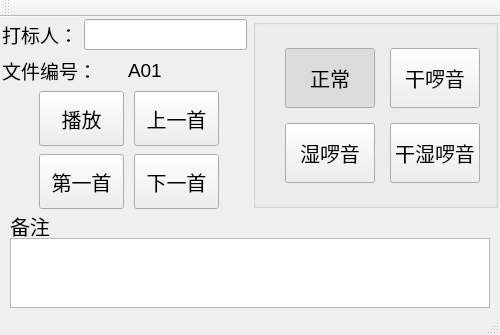
<?xml version="1.0" encoding="UTF-8"?>
<ui version="4.0">
 <class>CheckSystem</class>
 <widget class="QMainWindow" name="CheckSystem">
  <property name="geometry">
   <rect>
    <x>0</x>
    <y>0</y>
    <width>500</width>
    <height>335</height>
   </rect>
  </property>
  <property name="minimumSize">
   <size>
    <width>500</width>
    <height>335</height>
   </size>
  </property>
  <property name="maximumSize">
   <size>
    <width>500</width>
    <height>344</height>
   </size>
  </property>
  <property name="font">
   <font>
    <pointsize>13</pointsize>
   </font>
  </property>
  <property name="windowTitle">
   <string>CheckSystem</string>
  </property>
  <widget class="QWidget" name="centralWidget">
   <layout class="QVBoxLayout" name="verticalLayout_3">
    <property name="spacing">
     <number>5</number>
    </property>
    <property name="leftMargin">
     <number>2</number>
    </property>
    <property name="topMargin">
     <number>2</number>
    </property>
    <property name="rightMargin">
     <number>2</number>
    </property>
    <property name="bottomMargin">
     <number>2</number>
    </property>
    <item>
     <layout class="QHBoxLayout" name="horizontalLayout" stretch="1,1">
      <item>
       <layout class="QVBoxLayout" name="verticalLayout">
        <item>
         <layout class="QHBoxLayout" name="horizontalLayout_2">
          <item>
           <widget class="QLabel" name="label">
            <property name="font">
             <font>
              <pointsize>14</pointsize>
             </font>
            </property>
            <property name="text">
             <string>打标人：</string>
            </property>
           </widget>
          </item>
          <item>
           <widget class="QLineEdit" name="name_lineEdit">
            <property name="font">
             <font>
              <pointsize>14</pointsize>
             </font>
            </property>
            <property name="text">
             <string/>
            </property>
           </widget>
          </item>
         </layout>
        </item>
        <item>
         <layout class="QHBoxLayout" name="horizontalLayout_3">
          <item>
           <widget class="QLabel" name="label_2">
            <property name="font">
             <font>
              <pointsize>14</pointsize>
             </font>
            </property>
            <property name="text">
             <string>文件编号：</string>
            </property>
           </widget>
          </item>
          <item>
           <widget class="QLabel" name="id_label">
            <property name="font">
             <font>
              <pointsize>14</pointsize>
             </font>
            </property>
            <property name="text">
             <string>A01</string>
            </property>
           </widget>
          </item>
         </layout>
        </item>
        <item>
         <layout class="QFormLayout" name="formLayout_2">
          <property name="labelAlignment">
           <set>Qt::AlignCenter</set>
          </property>
          <property name="formAlignment">
           <set>Qt::AlignHCenter|Qt::AlignTop</set>
          </property>
          <property name="horizontalSpacing">
           <number>10</number>
          </property>
          <property name="verticalSpacing">
           <number>10</number>
          </property>
          <item row="0" column="0">
           <widget class="QPushButton" name="play_btn">
            <property name="minimumSize">
             <size>
              <width>85</width>
              <height>55</height>
             </size>
            </property>
            <property name="maximumSize">
             <size>
              <width>85</width>
              <height>55</height>
             </size>
            </property>
            <property name="font">
             <font>
              <pointsize>15</pointsize>
             </font>
            </property>
            <property name="text">
             <string>播放</string>
            </property>
           </widget>
          </item>
          <item row="1" column="0">
           <widget class="QPushButton" name="head_btn">
            <property name="minimumSize">
             <size>
              <width>85</width>
              <height>55</height>
             </size>
            </property>
            <property name="maximumSize">
             <size>
              <width>85</width>
              <height>55</height>
             </size>
            </property>
            <property name="font">
             <font>
              <pointsize>15</pointsize>
             </font>
            </property>
            <property name="text">
             <string>第一首</string>
            </property>
           </widget>
          </item>
          <item row="1" column="1">
           <widget class="QPushButton" name="next_btn">
            <property name="minimumSize">
             <size>
              <width>85</width>
              <height>55</height>
             </size>
            </property>
            <property name="maximumSize">
             <size>
              <width>85</width>
              <height>55</height>
             </size>
            </property>
            <property name="font">
             <font>
              <pointsize>15</pointsize>
             </font>
            </property>
            <property name="text">
             <string>下一首</string>
            </property>
           </widget>
          </item>
          <item row="0" column="1">
           <widget class="QPushButton" name="pre_btn">
            <property name="minimumSize">
             <size>
              <width>85</width>
              <height>55</height>
             </size>
            </property>
            <property name="maximumSize">
             <size>
              <width>85</width>
              <height>55</height>
             </size>
            </property>
            <property name="font">
             <font>
              <pointsize>15</pointsize>
             </font>
            </property>
            <property name="text">
             <string>上一首</string>
            </property>
           </widget>
          </item>
         </layout>
        </item>
       </layout>
      </item>
      <item>
       <widget class="ButtonGroup" name="buttonGroup">
        <property name="alignment">
         <set>Qt::AlignCenter</set>
        </property>
        <property name="flat">
         <bool>false</bool>
        </property>
        <property name="checkable">
         <bool>false</bool>
        </property>
        <property name="exclusive" stdset="0">
         <bool>true</bool>
        </property>
        <layout class="QFormLayout" name="formLayout">
         <property name="labelAlignment">
          <set>Qt::AlignCenter</set>
         </property>
         <property name="formAlignment">
          <set>Qt::AlignCenter</set>
         </property>
         <property name="horizontalSpacing">
          <number>15</number>
         </property>
         <property name="verticalSpacing">
          <number>15</number>
         </property>
         <property name="leftMargin">
          <number>0</number>
         </property>
         <property name="topMargin">
          <number>0</number>
         </property>
         <property name="rightMargin">
          <number>0</number>
         </property>
         <property name="bottomMargin">
          <number>0</number>
         </property>
         <item row="0" column="0">
          <widget class="QPushButton" name="normal_btn">
           <property name="minimumSize">
            <size>
             <width>90</width>
             <height>60</height>
            </size>
           </property>
           <property name="maximumSize">
            <size>
             <width>90</width>
             <height>60</height>
            </size>
           </property>
           <property name="font">
            <font>
             <pointsize>15</pointsize>
            </font>
           </property>
           <property name="text">
            <string>正常</string>
           </property>
           <property name="checkable">
            <bool>true</bool>
           </property>
           <property name="checked">
            <bool>true</bool>
           </property>
          </widget>
         </item>
         <item row="0" column="1">
          <widget class="QPushButton" name="dry_btn">
           <property name="minimumSize">
            <size>
             <width>90</width>
             <height>60</height>
            </size>
           </property>
           <property name="maximumSize">
            <size>
             <width>90</width>
             <height>60</height>
            </size>
           </property>
           <property name="font">
            <font>
             <pointsize>15</pointsize>
            </font>
           </property>
           <property name="text">
            <string>干啰音</string>
           </property>
           <property name="checkable">
            <bool>true</bool>
           </property>
          </widget>
         </item>
         <item row="1" column="0">
          <widget class="QPushButton" name="wey_btn">
           <property name="minimumSize">
            <size>
             <width>90</width>
             <height>60</height>
            </size>
           </property>
           <property name="maximumSize">
            <size>
             <width>90</width>
             <height>60</height>
            </size>
           </property>
           <property name="font">
            <font>
             <pointsize>15</pointsize>
            </font>
           </property>
           <property name="text">
            <string>湿啰音</string>
           </property>
           <property name="checkable">
            <bool>true</bool>
           </property>
          </widget>
         </item>
         <item row="1" column="1">
          <widget class="QPushButton" name="dry_and_wet_btn">
           <property name="minimumSize">
            <size>
             <width>90</width>
             <height>60</height>
            </size>
           </property>
           <property name="maximumSize">
            <size>
             <width>90</width>
             <height>60</height>
            </size>
           </property>
           <property name="font">
            <font>
             <pointsize>15</pointsize>
            </font>
           </property>
           <property name="text">
            <string>干湿啰音</string>
           </property>
           <property name="checkable">
            <bool>true</bool>
           </property>
          </widget>
         </item>
        </layout>
       </widget>
      </item>
     </layout>
    </item>
    <item>
     <layout class="QVBoxLayout" name="verticalLayout_2">
      <property name="spacing">
       <number>0</number>
      </property>
      <property name="leftMargin">
       <number>8</number>
      </property>
      <property name="rightMargin">
       <number>8</number>
      </property>
      <item>
       <widget class="QLabel" name="label_3">
        <property name="maximumSize">
         <size>
          <width>16777215</width>
          <height>25</height>
         </size>
        </property>
        <property name="font">
         <font>
          <pointsize>15</pointsize>
         </font>
        </property>
        <property name="text">
         <string>备注</string>
        </property>
       </widget>
      </item>
      <item>
       <widget class="QTextEdit" name="ps_textEdit">
        <property name="maximumSize">
         <size>
          <width>16777215</width>
          <height>140</height>
         </size>
        </property>
        <property name="font">
         <font>
          <pointsize>15</pointsize>
         </font>
        </property>
        <property name="html">
         <string>&lt;!DOCTYPE HTML PUBLIC &quot;-//W3C//DTD HTML 4.0//EN&quot; &quot;http://www.w3.org/TR/REC-html40/strict.dtd&quot;&gt;
&lt;html&gt;&lt;head&gt;&lt;meta name=&quot;qrichtext&quot; content=&quot;1&quot; /&gt;&lt;style type=&quot;text/css&quot;&gt;
p, li { white-space: pre-wrap; }
&lt;/style&gt;&lt;/head&gt;&lt;body style=&quot; font-family:'SimSun'; font-size:15pt; font-weight:400; font-style:normal;&quot;&gt;
&lt;p style=&quot;-qt-paragraph-type:empty; margin-top:0px; margin-bottom:0px; margin-left:0px; margin-right:0px; -qt-block-indent:0; text-indent:0px; font-family:'SimSun';&quot;&gt;&lt;br /&gt;&lt;/p&gt;&lt;/body&gt;&lt;/html&gt;</string>
        </property>
       </widget>
      </item>
     </layout>
    </item>
   </layout>
  </widget>
  <widget class="QToolBar" name="mainToolBar">
   <attribute name="toolBarArea">
    <enum>TopToolBarArea</enum>
   </attribute>
   <attribute name="toolBarBreak">
    <bool>false</bool>
   </attribute>
  </widget>
  <widget class="QStatusBar" name="statusBar"/>
 </widget>
 <layoutdefault spacing="6" margin="11"/>
 <customwidgets>
  <customwidget>
   <class>ButtonGroup</class>
   <extends>QGroupBox</extends>
   <header>buttongroup.h</header>
   <container>1</container>
  </customwidget>
 </customwidgets>
 <resources/>
 <connections/>
</ui>
